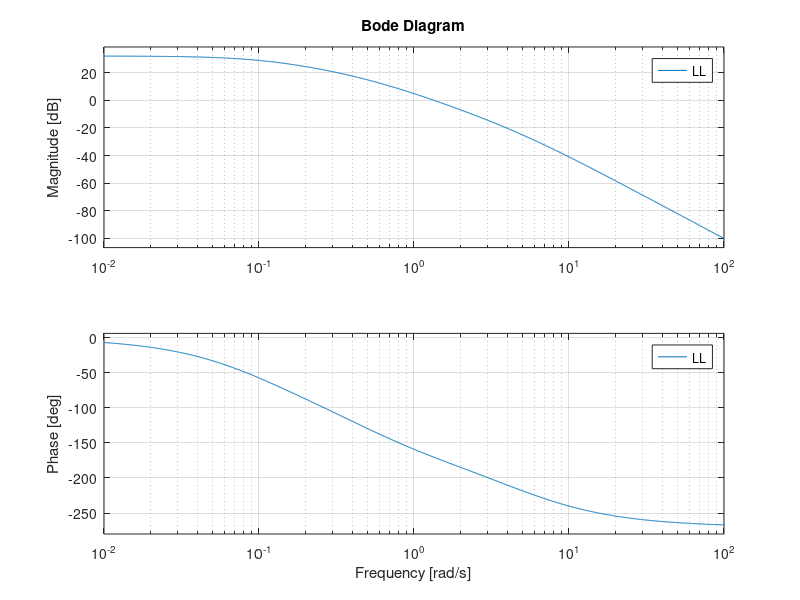
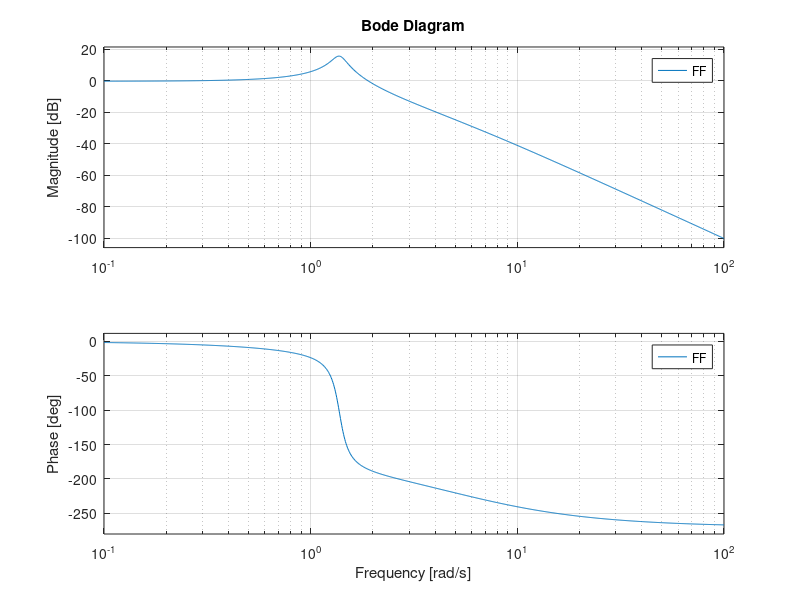
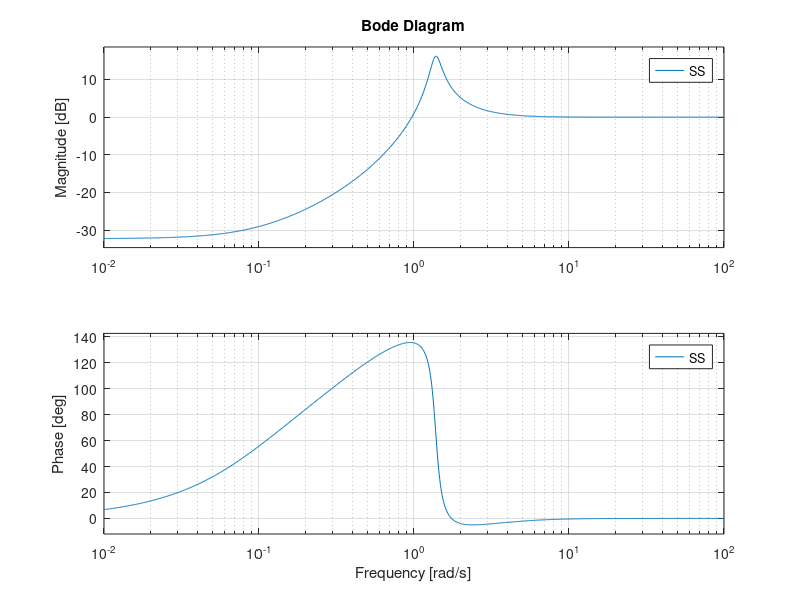

MATLAB code for these plots, in order:
% Esempi calcolo funzioni di sensitività
% 
% Controlli Automatici T
% 2022/23
%

clear all, close all, clc


s = tf('s');

% definizione sistema in anello aperto
mu = 40;
TT = 10;
TT2 = 2;
TT3 = 0.2;

RR = mu; % controllore
GG = 1/(1 + TT*s)/(1 + TT2*s)/(1 + TT3*s); % sistema
LL = RR * GG; % funzione d'anello
LL.OutputName = 'output';
LL.InputName  = 'error';
LL

% margini di stabilità
[M_a,M_f,omega_pi,omega_c] = margin(LL)
M_a_db = 20*log10(M_a)

%% FUNZIONE DI SENSITIVITÀ COMPLEMENTARE

% ci sono 3 alternative possibili per calcolare la F(s)

% alternativa 1: interconnessione dei blocchi
Sum = sumblk('error = ref - output'); % nodo sommatore
FF_connect = connect(LL, Sum, 'ref', 'output'); % sistema interconnesso
FF_connect = tf(minreal(FF_connect))
FF_connect_zpk = zpk(FF_connect)

% alternativa 2: funzione "feedback"
FF_feedback = feedback(LL, 1);
FF_feedback.OutputName = 'output';
FF_feedback.InputName  = 'ref';
FF_feedback = tf(minreal(FF_feedback))

% alternativa 3: usare espressione F = L/(1+L)
FF = LL / (1 + LL);
FF.OutputName = 'output';
FF.InputName  = 'ref';
FF = tf(minreal(FF))

%% FUNZIONE DI SENSITIVITÀ

% anche qui ci sono più alternative

% alternativa 1: interconnessione dei blocchi
Sum1 = sumblk('error = ref - noisyoutput');    % nodo sommatore (sx)
Sum2 = sumblk('noisyoutput = output + noise'); % nodo sommatore (dx)
SS_connect = connect(LL, Sum1, Sum2, 'noise', 'noisyoutput'); % sistema interconnesso
SS_connect = tf(minreal(SS_connect))

% alternativa 2: usare espressione S = 1/(1+L)
SS = 1 / (1 + LL);
SS.OutputName = 'noisyoutput';
SS.InputName  = 'noise';
SS = tf(minreal(SS))

%% BODE PLOT

figure(1)
bode(LL)
grid on, zoom on


figure(2)
bode(FF)
grid on, zoom on


figure(3)
bode(SS)
grid on, zoom on